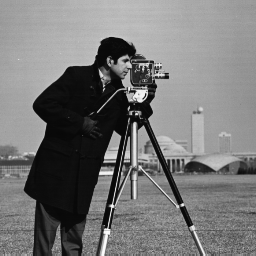
%> input picture ass1/cameraman.tif, 256 x 256 px
$ octave ass3.m   (GNU Octave 9; MATLAB toolbox functions it lacks are replaced by stand-ins)
%> lines starting %> are read from the running program, lines starting %| are printed output that depends on the picture
% 1
a = fft([2, 3, 4, 5]);
b = fft([2, -3, 4, -5]);
c = fft([-9, -8, -7, -6]);

% 2
inva = ifft([14 +  0i,   -2 +  2i,   -2 +  0i,   -2 -  2i]);
invb = ifft([-2 +  0i,   -2 -  2i,   14 +  0i,   -2 +  2i]);
invc = ifft([-30 +  0i,   -2 +  2i,   -2 +  0i,   -2 -  2i]);

% 3
mat = [4, 5, -9, -5; 3, -7, 1, 2; 6, -1, -6, 1; 3, -1, 7, -5];
dft_mat = fft(mat, [], 2);

test = [2, 3, 4, 5; 2, -3, 4, -5; -9, -8, -7, -6];

% Learn1
a = ones(8);
F = fft2(a);
% shift DC component to the center
SF = fftshift(F);

% Learn2
a = zeros(256, 256);
a(78:178, 78:178) = 1;
figure, imshow(a);
af = fft2(a);
af = fftshift(af);
% Since F(u, v) are complex we can't view them directly. To display magnitude:
af1 = log(1+abs(af));
fn = max(af1(:));
figure, imshow(im2uint8(af1/fn));
figure, imshow(mat2gray(af1));

% Learn3
[x, y] = meshgrid(-128:127, -128:127);
z = sqrt(x.^2+y.^2);
c = (z<15);
figure, imshow(c);

cf = fftshift(fft2(c));
cf1 = log(1+abs(cf));
m = max(cf1(:));
figure, imshow(im2uint8(cf1/m));

b = 1./(1+(z./15).^2);
figure, imshow(b)

cf = fftshift(fft2(b));
cf1 = log(1+abs(cf));
m = max(cf1(:));
figure, imshow(im2uint8(cf1/m));

% Learn4
function [] = fftshow(f)
  f1 = log(1+abs(f));
  fm = max(f1(:));
  figure, imshow(im2uint8(f1/fm));
end

function [] = ifftshow(f)
  f1 = abs(f);
  fm = max(f1(:));
  figure, imshow(f1/fm);
end

a = imread('cameraman.tif');
%> a is the input picture: size 256x256 uint8; min 7, max 253, mean 118.7
af = fftshift(fft2(a));
figure, imshow(af);
fftshow(af);
%> in fftshow, `fm = max(f1(:));`: fm = 15.87

[x, y] = meshgrid(-128:127, -128:127);
z = sqrt(x.^2+y.^2);
c = z<15;

af1 = af.*c;
fftshow(af1);
af1i = ifft2(af1);
ifftshow(af1i);
%> in ifftshow, `fm = max(f1(:));`: fm = 235.3

c=z<5;
af1 = af.*c;
fftshow(af1);
af1i = ifft2(af1);
ifftshow(af1i);
%> in ifftshow (call 2), `f1 = abs(f);`:
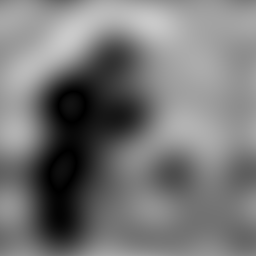
%> f1: size 256x256 double; min 0.00272, max 201.9, mean 119.1
%> in ifftshow (call 2), `fm = max(f1(:));`: fm = 201.9
%> in ifftshow (call 2), `imshow(f1/fm)`:
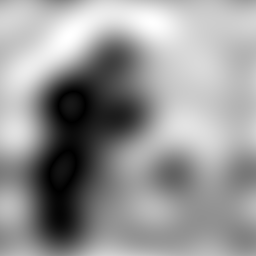
%> displayed picture: size 256x256, on the screen's scale of 0 to 255; min 0, max 255, mean 150.3

c=z<40;
af1 = af.*c;
fftshow(af1);
af1i = ifft2(af1);
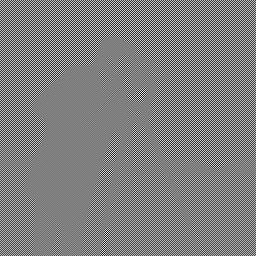
%> af1i: size 256x256 double; min -281.6, max 282, mean 0; drawn with min black and max white
ifftshow(af1i);

% Learn5
[x, y] = meshgrid(-128:127, -128:127);
z = sqrt(x.^2+y.^2);
c = z>15;
a = imread('cameraman.tif');
af = fftshift(fft2(a));
hp = af.*c;
fftshow(hp);
hpi = ifft2(hp);
ifftshow(hpi);

c = z>50;
a = imread('cameraman.tif');
af = fftshift(fft2(a));
hp = af.*c;
fftshow(hp);
%> in fftshow (call 6), `f1 = log(1+abs(f));`:
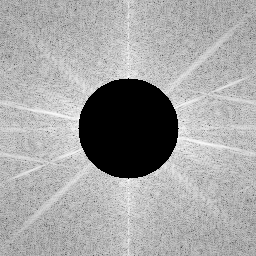
%> f1: size 256x256 double; min 0, max 10.48, mean 6.73; drawn with min black and max white
%> in fftshow (call 6), `fm = max(f1(:));`: fm = 10.48
hpi = ifft2(hp);
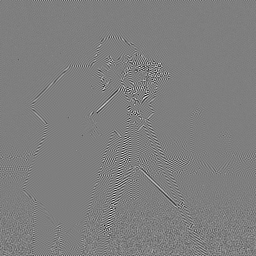
%> hpi: size 256x256 double; min -145.6, max 147.1, mean 0; drawn with min black and max white
ifftshow(hpi);
%> in ifftshow (call 5), `f1 = abs(f);`:
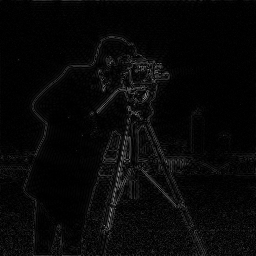
%> f1: size 256x256 double; min 0.000113, max 147.1, mean 8
%> in ifftshow (call 5), `fm = max(f1(:));`: fm = 147.1

% Learn6(Butterworth high pass filter)
% d = cut off frequency
% n = order
% [6 lines left out: function butterhp, not called in this run]

a = imread('engineer.tiff');
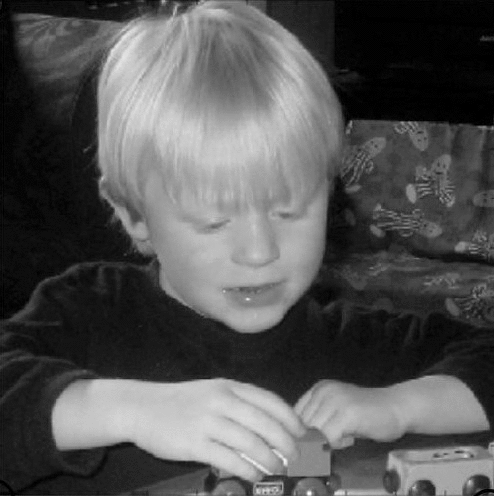
%> input picture ass3/engineer.tiff, 494 x 496 px
%> a: size 496x494 uint8; min 0, max 241, mean 84.8
%> (the run ends here)
